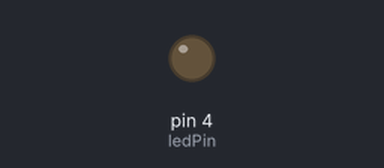
Simulated run of this sketch. Board: Arduino Uno, built with avr-gcc and run on an emulated ATmega328P. Parts: output pins drawn as LEDs (lit = HIGH).

Above: at 0.9 s.
At 4.0 s:
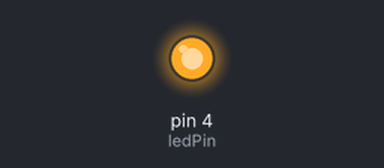
Timing chart, 0 to 11.3 s (numbered marks = the images above):
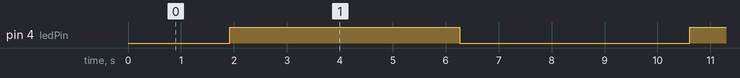

The sketch:

ad_pjt_w5_2.ino
```cpp
const int ledPin = 4;

void setup() {
  pinMode(ledPin, OUTPUT);
}

void loop() {
  for(int i=0; i<=255; i++) {
    analogWrite(ledPin, i);
    delay(15);
  }
  delay(500);

  for(int i=255; i>=0; i--) {
    analogWrite(ledPin, i);
    delay(15);
  }
  delay(500);
}
```

Measured:
- by itself, pin 4 (ledPin): alternates HIGH for 4.3 s and LOW for 4.3 s
